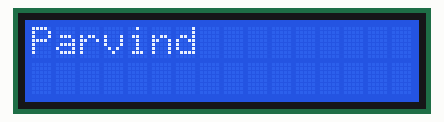
Bench run of a sketch on a simulated Arduino Uno, built with avr-gcc and run on an emulated ATmega328P. Parts: 16×2 character LCD.

Above: at 0.1 s.
At 2.1 s:
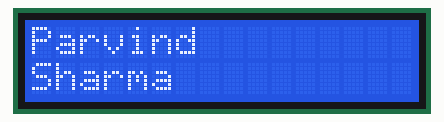
At 3.1 s:
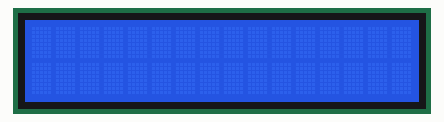

Measured:
- by itself, everything shown: repeats every 4.0 s, in 3 steps
- what the display in image 1 shows lasts 1.0 s, from 2.1 s to 3.1 s

The sketch:

image_multi_line.ino
```cpp
#include <LiquidCrystal.h>

// LiquidCrystal lcd(12, 11, 10, 5, 4, 3, 2);
LiquidCrystal lcd(A5,A4,A3,A2,A1,A0);
// LiquidCrystal lcd(A0,A1,A2,A3,A4,A5);
void setup()
{
  lcd.begin(16,2);


}

void loop() {
  // lcd.setCursor(0,0);

  lcd.print("Parvind");
  delay(2000);

  lcd.setCursor(0,1);
  lcd.print("Sharma");

  delay(1000);
  lcd.setCursor(0,0);
  lcd.clear();
  lcd.setCursor(0,1);
  lcd.clear();
  delay(1000);


}
```
